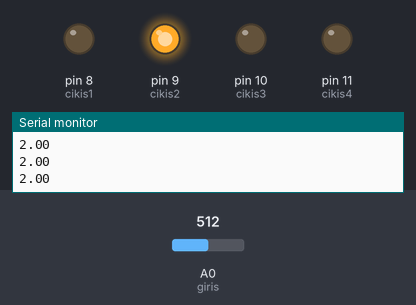
Bench run of a sketch on a simulated Arduino Uno, built with avr-gcc and run on an emulated ATmega328P. On the bench: output pins drawn as LEDs (lit = HIGH), the last lines printed to the serial monitor. The test bench sets the inputs (shaded band); at power-on: A0 (giris) = 512.

Above: at 1.2 s.
1.3 s: A0 (giris) set to 601
2.8 s: A0 (giris) set to 630
At 3.1 s:
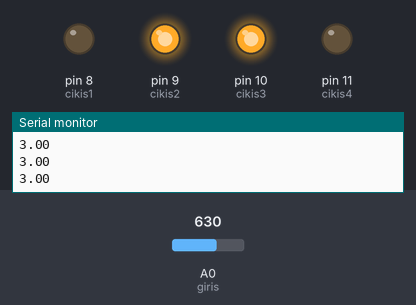
4.3 s: A0 (giris) set to 800
5.8 s: A0 (giris) set to 837
At 6.6 s:
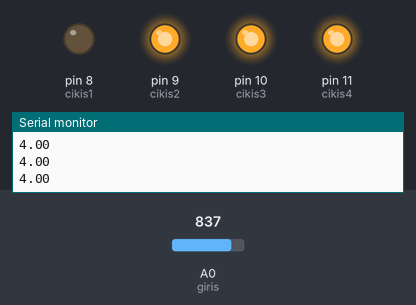
7.3 s: A0 (giris) set to 306
At 7.7 s:
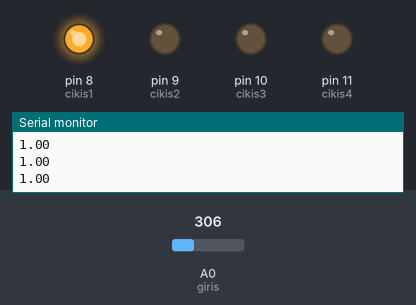
8.8 s: A0 (giris) set to 213
10.3 s: A0 (giris) set to 193
At 11.2 s:
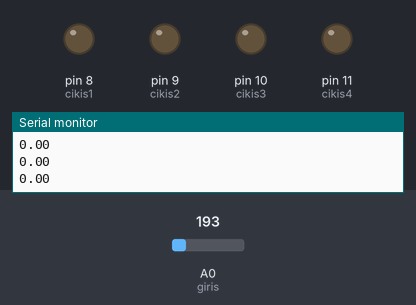
Timing chart, 0 to 12.8 s (numbered marks = the images above; inputs shaded):
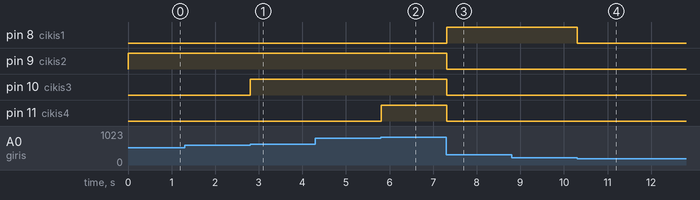

The sketch:

sketch_dec03a.ino
```cpp
int giris=A0;
int cikis1=8;
int cikis2=9;
int cikis3=10;
int cikis4=11;

void setup() {

pinMode(giris,INPUT);
pinMode(cikis1,OUTPUT);
pinMode(cikis2,OUTPUT);
pinMode(cikis3,OUTPUT);
pinMode(cikis4,OUTPUT);

Serial.begin(9600);
}


void loop() {

     int okunan=analogRead(giris);
//   double voltaj=5.0*okunan/1023.0;
     double voltaj=map(okunan,0.0,1023.0,0.0,5.0);
     Serial.println(voltaj);


     if(voltaj<1) //okunan<=256
     {
        digitalWrite(cikis1,LOW);
        digitalWrite(cikis2,LOW);
        digitalWrite(cikis3,LOW);
        digitalWrite(cikis4,LOW);
     }
     else if(voltaj<2)   //okunan<=510
     {
        digitalWrite(cikis1,HIGH);
        digitalWrite(cikis2,LOW);
        digitalWrite(cikis3,LOW);
        digitalWrite(cikis4,LOW);
     }
     else if(voltaj<3)
     {
        digitalWrite(cikis2,HIGH);
        digitalWrite(cikis3,LOW);
        digitalWrite(cikis4,LOW);
     }
     else if(voltaj<4)
     {
        digitalWrite(cikis3,HIGH);
        digitalWrite(cikis4,LOW);

     }
     else
        digitalWrite(cikis4,HIGH);


}
```

Measured:
- the behaviour switches between 613 and 614 on A0 (giris) (found by bisection; images 0 and 1)
- the behaviour switches between 818 and 819 on A0 (giris) (found by bisection; images 1 and 2)
- the behaviour switches between 205 and 204 on A0 (giris) (found by bisection; images 3 and 4)
- after the input at 2.8 s, pin 10 (cikis3): LOW → HIGH at once
- after the input at 5.8 s, pin 11 (cikis4): LOW → HIGH at once
- after the input at 7.3 s, pin 8 (cikis1): LOW → HIGH at once; pin 9 (cikis2), pin 10 (cikis3), pin 11 (cikis4): HIGH → LOW at once
- after the input at 10.3 s, pin 8 (cikis1): HIGH → LOW at once
